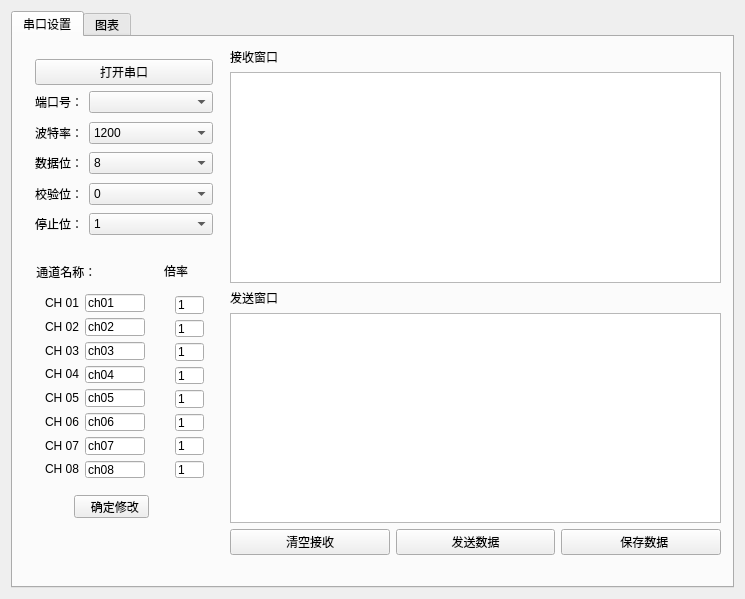
<?xml version="1.0" encoding="UTF-8"?>
<ui version="4.0">
 <class>MainWindow</class>
 <widget class="QMainWindow" name="MainWindow">
  <property name="geometry">
   <rect>
    <x>0</x>
    <y>0</y>
    <width>745</width>
    <height>599</height>
   </rect>
  </property>
  <property name="windowTitle">
   <string>MainWindow</string>
  </property>
  <widget class="QWidget" name="centralWidget">
   <layout class="QGridLayout" name="gridLayout">
    <item row="0" column="0">
     <widget class="QTabWidget" name="tabWidget">
      <property name="currentIndex">
       <number>0</number>
      </property>
      <widget class="QWidget" name="tab">
       <attribute name="title">
        <string>串口设置</string>
       </attribute>
       <layout class="QFormLayout" name="formLayout">
        <item row="0" column="0">
         <layout class="QVBoxLayout" name="verticalLayout_6">
          <item>
           <widget class="QWidget" name="widget_2" native="true">
            <layout class="QVBoxLayout" name="verticalLayout_2">
             <item>
              <widget class="QPushButton" name="openButton">
               <property name="text">
                <string>打开串口</string>
               </property>
              </widget>
             </item>
             <item>
              <layout class="QFormLayout" name="formLayout_6">
               <item row="0" column="0">
                <widget class="QLabel" name="label_3">
                 <property name="sizePolicy">
                  <sizepolicy hsizetype="Preferred" vsizetype="Preferred">
                   <horstretch>0</horstretch>
                   <verstretch>0</verstretch>
                  </sizepolicy>
                 </property>
                 <property name="maximumSize">
                  <size>
                   <width>16777215</width>
                   <height>16777215</height>
                  </size>
                 </property>
                 <property name="text">
                  <string>端口号：</string>
                 </property>
                </widget>
               </item>
               <item row="0" column="1">
                <widget class="QComboBox" name="PortBox"/>
               </item>
              </layout>
             </item>
             <item>
              <layout class="QFormLayout" name="formLayout_2">
               <item row="0" column="0">
                <widget class="QLabel" name="label_4">
                 <property name="text">
                  <string>波特率：</string>
                 </property>
                </widget>
               </item>
               <item row="0" column="1">
                <widget class="QComboBox" name="BaudBox">
                 <item>
                  <property name="text">
                   <string>1200</string>
                  </property>
                 </item>
                 <item>
                  <property name="text">
                   <string>2400</string>
                  </property>
                 </item>
                 <item>
                  <property name="text">
                   <string>4800</string>
                  </property>
                 </item>
                 <item>
                  <property name="text">
                   <string>9600</string>
                  </property>
                 </item>
                 <item>
                  <property name="text">
                   <string>19200</string>
                  </property>
                 </item>
                 <item>
                  <property name="text">
                   <string>115200</string>
                  </property>
                 </item>
                 <item>
                  <property name="text">
                   <string>921600</string>
                  </property>
                 </item>
                </widget>
               </item>
              </layout>
             </item>
             <item>
              <layout class="QFormLayout" name="formLayout_3">
               <item row="0" column="0">
                <widget class="QLabel" name="label_5">
                 <property name="text">
                  <string>数据位：</string>
                 </property>
                </widget>
               </item>
               <item row="0" column="1">
                <widget class="QComboBox" name="BitNumBox">
                 <item>
                  <property name="text">
                   <string>8</string>
                  </property>
                 </item>
                </widget>
               </item>
              </layout>
             </item>
             <item>
              <layout class="QFormLayout" name="formLayout_4">
               <item row="0" column="0">
                <widget class="QLabel" name="label_6">
                 <property name="text">
                  <string>校验位：</string>
                 </property>
                </widget>
               </item>
               <item row="0" column="1">
                <widget class="QComboBox" name="ParityBox">
                 <item>
                  <property name="text">
                   <string>0</string>
                  </property>
                 </item>
                </widget>
               </item>
              </layout>
             </item>
             <item>
              <layout class="QFormLayout" name="formLayout_5">
               <item row="0" column="0">
                <widget class="QLabel" name="label_7">
                 <property name="text">
                  <string>停止位：</string>
                 </property>
                </widget>
               </item>
               <item row="0" column="1">
                <widget class="QComboBox" name="StopBox">
                 <item>
                  <property name="text">
                   <string>1</string>
                  </property>
                 </item>
                 <item>
                  <property name="text">
                   <string>2</string>
                  </property>
                 </item>
                </widget>
               </item>
              </layout>
             </item>
            </layout>
           </widget>
          </item>
          <item>
           <widget class="QWidget" name="widget" native="true">
            <property name="sizePolicy">
             <sizepolicy hsizetype="Preferred" vsizetype="Expanding">
              <horstretch>0</horstretch>
              <verstretch>0</verstretch>
             </sizepolicy>
            </property>
            <property name="minimumSize">
             <size>
              <width>200</width>
              <height>0</height>
             </size>
            </property>
            <property name="maximumSize">
             <size>
              <width>400</width>
              <height>300</height>
             </size>
            </property>
            <widget class="QPushButton" name="edit_pushButton">
             <property name="geometry">
              <rect>
               <x>50</x>
               <y>240</y>
               <width>75</width>
               <height>23</height>
              </rect>
             </property>
             <property name="text">
              <string>  确定修改</string>
             </property>
            </widget>
            <widget class="QLabel" name="label_8">
             <property name="geometry">
              <rect>
               <x>9</x>
               <y>9</y>
               <width>66</width>
               <height>16</height>
              </rect>
             </property>
             <property name="text">
              <string> 通道名称：</string>
             </property>
            </widget>
            <widget class="QLabel" name="label_9">
             <property name="geometry">
              <rect>
               <x>140</x>
               <y>10</y>
               <width>54</width>
               <height>12</height>
              </rect>
             </property>
             <property name="text">
              <string>倍率</string>
             </property>
            </widget>
            <widget class="QWidget" name="layoutWidget">
             <property name="geometry">
              <rect>
               <x>10</x>
               <y>28</y>
               <width>122</width>
               <height>206</height>
              </rect>
             </property>
             <layout class="QHBoxLayout" name="horizontalLayout_4">
              <item>
               <layout class="QVBoxLayout" name="verticalLayout_3">
                <item>
                 <widget class="QLabel" name="ch01_label">
                  <property name="text">
                   <string>CH 01</string>
                  </property>
                 </widget>
                </item>
                <item>
                 <widget class="QLabel" name="ch02_label">
                  <property name="text">
                   <string>CH 02</string>
                  </property>
                 </widget>
                </item>
                <item>
                 <widget class="QLabel" name="ch03_label">
                  <property name="text">
                   <string>CH 03</string>
                  </property>
                 </widget>
                </item>
                <item>
                 <widget class="QLabel" name="ch04_label">
                  <property name="text">
                   <string>CH 04</string>
                  </property>
                 </widget>
                </item>
                <item>
                 <widget class="QLabel" name="ch05_label">
                  <property name="text">
                   <string>CH 05</string>
                  </property>
                 </widget>
                </item>
                <item>
                 <widget class="QLabel" name="ch06_label">
                  <property name="text">
                   <string>CH 06</string>
                  </property>
                 </widget>
                </item>
                <item>
                 <widget class="QLabel" name="label_14">
                  <property name="text">
                   <string>CH 07</string>
                  </property>
                 </widget>
                </item>
                <item>
                 <widget class="QLabel" name="label_15">
                  <property name="text">
                   <string>CH 08</string>
                  </property>
                 </widget>
                </item>
               </layout>
              </item>
              <item>
               <layout class="QVBoxLayout" name="verticalLayout_4">
                <item>
                 <widget class="QLineEdit" name="ch01_lineEdit">
                  <property name="maximumSize">
                   <size>
                    <width>80</width>
                    <height>16777215</height>
                   </size>
                  </property>
                  <property name="text">
                   <string>ch01</string>
                  </property>
                 </widget>
                </item>
                <item>
                 <widget class="QLineEdit" name="ch02_lineEdit">
                  <property name="maximumSize">
                   <size>
                    <width>80</width>
                    <height>16777215</height>
                   </size>
                  </property>
                  <property name="text">
                   <string>ch02</string>
                  </property>
                 </widget>
                </item>
                <item>
                 <widget class="QLineEdit" name="ch03_lineEdit">
                  <property name="maximumSize">
                   <size>
                    <width>80</width>
                    <height>16777215</height>
                   </size>
                  </property>
                  <property name="text">
                   <string>ch03</string>
                  </property>
                 </widget>
                </item>
                <item>
                 <widget class="QLineEdit" name="ch04_lineEdit">
                  <property name="maximumSize">
                   <size>
                    <width>80</width>
                    <height>16777215</height>
                   </size>
                  </property>
                  <property name="text">
                   <string>ch04</string>
                  </property>
                 </widget>
                </item>
                <item>
                 <widget class="QLineEdit" name="ch05_lineEdit">
                  <property name="maximumSize">
                   <size>
                    <width>80</width>
                    <height>16777215</height>
                   </size>
                  </property>
                  <property name="text">
                   <string>ch05</string>
                  </property>
                 </widget>
                </item>
                <item>
                 <widget class="QLineEdit" name="ch06_lineEdit">
                  <property name="maximumSize">
                   <size>
                    <width>80</width>
                    <height>16777215</height>
                   </size>
                  </property>
                  <property name="text">
                   <string>ch06</string>
                  </property>
                 </widget>
                </item>
                <item>
                 <widget class="QLineEdit" name="ch07_lineEdit">
                  <property name="maximumSize">
                   <size>
                    <width>80</width>
                    <height>16777215</height>
                   </size>
                  </property>
                  <property name="text">
                   <string>ch07</string>
                  </property>
                 </widget>
                </item>
                <item>
                 <widget class="QLineEdit" name="ch08_lineEdit">
                  <property name="maximumSize">
                   <size>
                    <width>80</width>
                    <height>16777215</height>
                   </size>
                  </property>
                  <property name="text">
                   <string>ch08</string>
                  </property>
                 </widget>
                </item>
               </layout>
              </item>
             </layout>
            </widget>
            <widget class="QWidget" name="layoutWidget">
             <property name="geometry">
              <rect>
               <x>140</x>
               <y>30</y>
               <width>51</width>
               <height>204</height>
              </rect>
             </property>
             <layout class="QVBoxLayout" name="verticalLayout_5">
              <item>
               <widget class="QLineEdit" name="mu01_lineEdit">
                <property name="text">
                 <string>1</string>
                </property>
               </widget>
              </item>
              <item>
               <widget class="QLineEdit" name="mu02_lineEdit">
                <property name="text">
                 <string>1</string>
                </property>
               </widget>
              </item>
              <item>
               <widget class="QLineEdit" name="mu03_lineEdit">
                <property name="text">
                 <string>1</string>
                </property>
               </widget>
              </item>
              <item>
               <widget class="QLineEdit" name="mu04_lineEdit">
                <property name="text">
                 <string>1</string>
                </property>
               </widget>
              </item>
              <item>
               <widget class="QLineEdit" name="mu05_lineEdit">
                <property name="text">
                 <string>1</string>
                </property>
               </widget>
              </item>
              <item>
               <widget class="QLineEdit" name="mu06_lineEdit">
                <property name="text">
                 <string>1</string>
                </property>
               </widget>
              </item>
              <item>
               <widget class="QLineEdit" name="mu07_lineEdit">
                <property name="text">
                 <string>1</string>
                </property>
               </widget>
              </item>
              <item>
               <widget class="QLineEdit" name="mu08_lineEdit">
                <property name="text">
                 <string>1</string>
                </property>
               </widget>
              </item>
             </layout>
            </widget>
           </widget>
          </item>
         </layout>
        </item>
        <item row="0" column="1">
         <layout class="QVBoxLayout" name="verticalLayout">
          <item>
           <widget class="QLabel" name="label">
            <property name="text">
             <string>接收窗口</string>
            </property>
           </widget>
          </item>
          <item>
           <widget class="QTextEdit" name="textEdit">
            <property name="sizePolicy">
             <sizepolicy hsizetype="Expanding" vsizetype="Expanding">
              <horstretch>0</horstretch>
              <verstretch>0</verstretch>
             </sizepolicy>
            </property>
           </widget>
          </item>
          <item>
           <widget class="QLabel" name="label_2">
            <property name="text">
             <string>发送窗口</string>
            </property>
           </widget>
          </item>
          <item>
           <widget class="QTextEdit" name="textEdit_2"/>
          </item>
          <item>
           <layout class="QHBoxLayout" name="horizontalLayout">
            <item>
             <widget class="QPushButton" name="clearButton">
              <property name="text">
               <string>清空接收</string>
              </property>
             </widget>
            </item>
            <item>
             <widget class="QPushButton" name="sendButton">
              <property name="text">
               <string>发送数据</string>
              </property>
             </widget>
            </item>
            <item>
             <widget class="QPushButton" name="saveData_pushButton">
              <property name="text">
               <string>  保存数据</string>
              </property>
             </widget>
            </item>
           </layout>
          </item>
         </layout>
        </item>
        <item row="1" column="1">
         <widget class="QLabel" name="label_file_address">
          <property name="text">
           <string/>
          </property>
         </widget>
        </item>
       </layout>
      </widget>
      <widget class="QWidget" name="tab_2">
       <attribute name="title">
        <string>图表</string>
       </attribute>
       <layout class="QHBoxLayout" name="horizontalLayout_8">
        <item>
         <widget class="QCustomPlot" name="qCustomPlot" native="true"/>
        </item>
       </layout>
      </widget>
     </widget>
    </item>
   </layout>
  </widget>
 </widget>
 <layoutdefault spacing="6" margin="11"/>
 <customwidgets>
  <customwidget>
   <class>QCustomPlot</class>
   <extends>QWidget</extends>
   <header>qcustomplot.h</header>
   <container>1</container>
  </customwidget>
 </customwidgets>
 <resources/>
 <connections/>
</ui>
